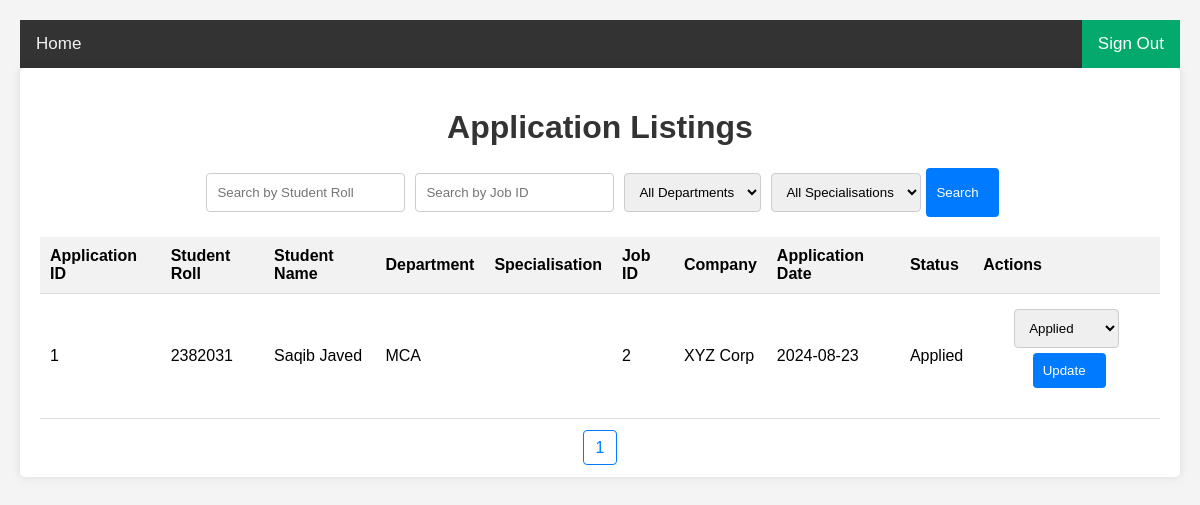
Screenshot of /pages/admin/jobs/list_applications.php with the database file from the repository.
### tables this page shows
CREATE TABLE applications (
    application_id INT(11) NOT NULL AUTO_INCREMENT PRIMARY KEY,
    student_roll INT(11),
    job_post_id INT(11),
    application_date DATE,
    application_status ENUM('Applied', 'Shortlisted', 'Rejected', 'Selected') DEFAULT 'Applied',
    resume_path VARCHAR(255),
    FOREIGN KEY (student_roll) REFERENCES students(StudentRoll),
    FOREIGN KEY (job_post_id) REFERENCES job_posting(id)
);

CREATE TABLE students (
    StudentName VARCHAR(100) NOT NULL,
    StudentRoll INT(11) NOT NULL PRIMARY KEY,
    StudentEmail VARCHAR(100) NOT NULL,
    StudentPassword VARCHAR(255) NOT NULL,
    StudentPhoneNo VARCHAR(15) NOT NULL,
    StudentAltPhoneNo VARCHAR(15),
    StudentPhotoPath VARCHAR(255),
    StudentSex ENUM('M', 'F') NOT NULL,
    StudentDOB DATE NOT NULL,
    StudentDept ENUM('BTech', 'MCA', 'MTech', 'BE') NOT NULL,
    StudentSpecialisation ENUM('AEIE', 'CSBS', 'CSE', 'DS', 'AIML', 'CE', 'IT', 'ECE', 'EE'),
    ClassXPercentage FLOAT NOT NULL,
    ClassXIIPercentage FLOAT NOT NULL,
    UndergraduateCGPA FLOAT,
    PostgraduateCGPA FLOAT,
    NumberOfBacklogs INT(11) DEFAULT 0,
    PassoutYear YEAR(4) NOT NULL
);

CREATE TABLE job_posting (
    id INT(11) NOT NULL AUTO_INCREMENT PRIMARY KEY,
    reference_number VARCHAR(255) NOT NULL,
    post_date DATE NOT NULL,
    batch_year YEAR(4) NOT NULL,
    recruiting_company VARCHAR(255) NOT NULL,
    streams TEXT,
    backlogs INT(11) NOT NULL,
    minimum_cgpa FLOAT NOT NULL,
    eligibility_description TEXT,
    selection_mode VARCHAR(255) NOT NULL,
    selection_mode_description TEXT,
    selection_process VARCHAR(255) NOT NULL,
    selection_date VARCHAR(255),
    designation VARCHAR(255) NOT NULL,
    remuneration VARCHAR(255) NOT NULL,
    location VARCHAR(255) NOT NULL,
    job_link VARCHAR(255) NOT NULL,
    class_x_percentage FLOAT NOT NULL,
    class_xii_percentage FLOAT NOT NULL,
    graduation_cgpa FLOAT NOT NULL,
    postgraduation_cgpa FLOAT
);

### pages/admin/jobs/list_applications.php (the view, shortened to what this page needs)
<?php
include_once("../../../php/connection.php");
$search_roll = isset($_POST['search_roll']) ? $_POST['search_roll'] : '';
$search_job_id = isset($_POST['search_job_id']) ? $_POST['search_job_id'] : '';
$limit = 10;
$page = isset($_GET['page']) ? (int)$_GET['page'] : 1;
$offset = ($page - 1) * $limit;
$sql = "SELECT applications.*, students.StudentName, students.StudentDept, students.StudentSpecialisation, job_posting.recruiting_company
        FROM applications
        JOIN students ON applications.student_roll = students.StudentRoll
        JOIN job_posting ON applications.job_post_id = job_posting.id
        WHERE 1=1";
$params = [];
$types = '';
$sql .= " LIMIT ?, ?";
$params[] = $offset;
$params[] = $limit;
$types .= 'ii';
$stmt = $conn->prepare($sql);
if (!empty($types)) {
    $stmt->bind_param($types, ...$params);
}
$stmt->execute();
$result = $stmt->get_result();
$total_sql = "SELECT COUNT(*) as total FROM applications
              JOIN students ON applications.student_roll = students.StudentRoll
              JOIN job_posting ON applications.job_post_id = job_posting.id
              WHERE 1=1";
$total_stmt = $conn->prepare($total_sql);
$total_stmt->execute();
$total_result = $total_stmt->get_result();
$total_row = $total_result->fetch_assoc();
$total_pages = ceil($total_row['total'] / $limit);
?>
<!DOCTYPE html>
<html lang="en">
<head>
    <link rel="stylesheet" href="../../../css/nav.css">
    <link rel="stylesheet" href="list_applications.css">
</head>
<body>
    <div class="topnav" id="home-topnav">
        <nav>
            <a href="../admin_logout.php" class="split">Sign Out</a>
            <a href="../admin_home.php">Home</a>
        </nav>
    </div>
    <div class="container">
        <h1>Application Listings</h1>
        <form method="post" action="">
            <input type="text" name="search_roll" placeholder="Search by Student Roll" value="<?php echo htmlspecialchars($search_roll ?? '', ENT_QUOTES, 'UTF-8'); ?>">
            <input type="text" name="search_job_id" placeholder="Search by Job ID" value="<?php echo htmlspecialchars($search_job_id ?? '', ENT_QUOTES, 'UTF-8'); ?>">
            <select name="filter_dept">
                <option value="">All Departments</option>
            </select>
            <select name="filter_specialisation">
                <option value="">All Specialisations</option>
            </select>
            <input type="submit" value="Search">
        </form>
        <?php if ($result->num_rows > 0): ?>
            <table>
    <thead>
        <tr>
            <th>Application ID</th>
            <th>Student Roll</th>
            <th>Student Name</th>
            <th>Department</th>
            <th>Specialisation</th>
            <th>Job ID</th>
            <th>Company</th>
            <th>Application Date</th>
            <th>Status</th>
            <th>Actions</th>
        </tr>
    </thead>
    <tbody>
        <?php while($row = $result->fetch_assoc()): ?>
            <tr>
                <td><?php echo htmlspecialchars($row['application_id'] ?? '', ENT_QUOTES, 'UTF-8'); ?></td>
                <td><?php echo htmlspecialchars($row['student_roll'] ?? '', ENT_QUOTES, 'UTF-8'); ?></td>
                <td><?php echo htmlspecialchars($row['StudentName'] ?? '', ENT_QUOTES, 'UTF-8'); ?></td>
                <td><?php echo htmlspecialchars($row['StudentDept'] ?? '', ENT_QUOTES, 'UTF-8'); ?></td>
                <td><?php echo htmlspecialchars($row['StudentSpecialisation'] ?? '', ENT_QUOTES, 'UTF-8'); ?></td>
                <td><?php echo htmlspecialchars($row['job_post_id'] ?? '', ENT_QUOTES, 'UTF-8'); ?></td>
                <td><?php echo htmlspecialchars($row['recruiting_company'] ?? '', ENT_QUOTES, 'UTF-8'); ?></td>
                <td><?php echo htmlspecialchars($row['application_date'] ?? '', ENT_QUOTES, 'UTF-8'); ?></td>
                <td><?php echo htmlspecialchars($row['application_status'] ?? '', ENT_QUOTES, 'UTF-8'); ?></td>
                <td id="actions-col">
                    <form method="post" action="update_application_status.php">
                        <select name="new_status">
                            <option value="Applied" <?php if ($row['application_status'] == 'Applied') echo 'selected'; ?>>Applied</option>
                        </select>
                        <input type="submit" value="Update" class="update-button">
                    </form>
                </td>
            </tr>
        <?php endwhile; ?>
    </tbody>
</table>
            <div class="pagination">
                <?php for ($i = 1; $i <= $total_pages; $i++): ?>
                    <a href="list_applications.php?page=<?php echo $i; ?>"><?php echo $i; ?></a>
                <?php endfor; ?>
            </div>
        <?php else: ?>
            <p>No applications found.</p>
        <?php endif; ?>
    </div>
</body>
</html>

### css/nav.css (style rules this page uses)
.topnav { background-color: #333; overflow: hidden; }
.topnav a { float: left; display: block; color: #f2f2f2; text-align: center; padding: 14px 16px; text-decoration: none; font-size: 17px; }
.topnav a.split { float: right; background-color: #04AA6D; color: white; }

### pages/admin/jobs/list_applications.css (style rules this page uses)
body { font-family: Arial, sans-serif; background-color: #f4f4f4; margin: 0; padding: 20px; }
.container { max-width: 1200px; margin: auto; background: white; padding: 20px; border-radius: 5px; box-shadow: 0 0 10px rgba(0, 0, 0, 0.1); }
h1 { text-align: center; color: #333; }
form { display: flex; justify-content: center; margin-bottom: 20px; flex-wrap: wrap; }
form input[type="text"], form select { padding: 10px; margin: 5px; border: 1px solid #ccc; border-radius: 4px; }
form input[type="submit"] { padding: 10px 20px 10px 10px; background-color: #007bff; color: white; border: none; border-radius: 4px; cursor: pointer; }
table { width: 100%; border-collapse: collapse; margin-top: 20px; }
table th, table td { padding: 10px; text-align: left; border-bottom: 1px solid #ddd; }
table th { background-color: #f2f2f2; }
#actions-col { display: flex; justify-content: center; align-items: center; }
.update-button { padding: 5px 10px; background-color: #28a745; color: white; border: none; border-radius: 4px; margin-left: 5px; cursor: pointer; }
.pagination { text-align: center; margin-top: 20px; }
.pagination a { margin: 0 5px; padding: 8px 12px; border: 1px solid #007bff; color: #007bff; text-decoration: none; border-radius: 4px; }

### rows the page displays
applications: application_id "1", student_roll "2382031", student_roll.StudentName "Saqib Javed", student_roll.StudentDept "MCA", job_post "2", job_post.recruiting_company "XYZ Corp", application_date "2024-08-23", application_status "Applied", new_status "Applied"
